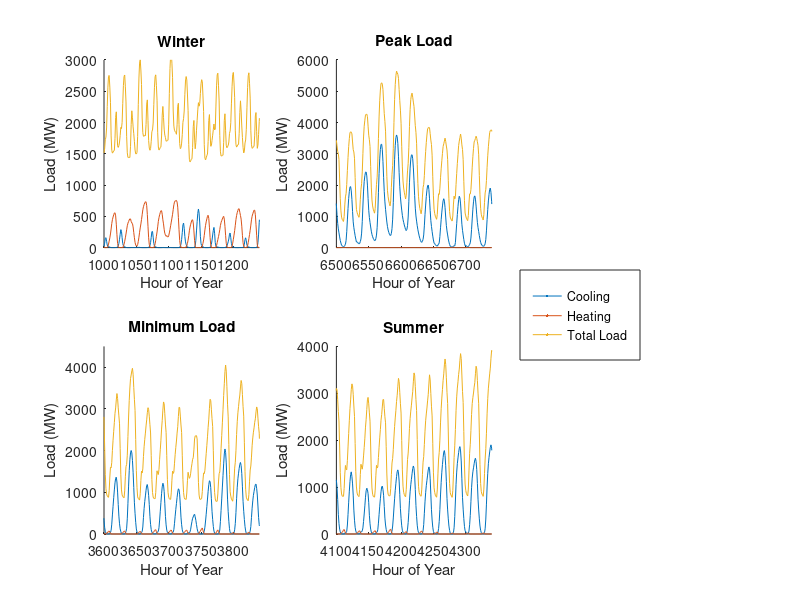
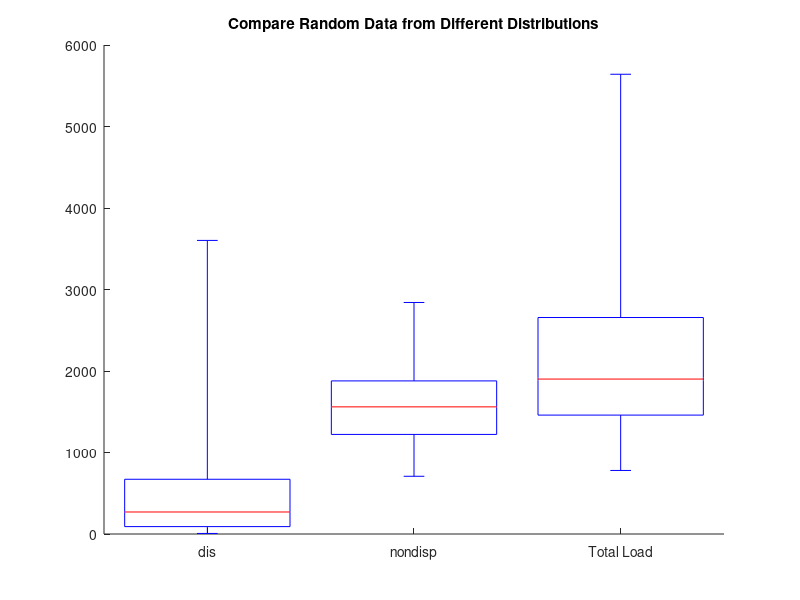

MATLAB code for these plots, in order:
clear,clc,close all

LoadData = csvread('LA_residential_enduses.csv',1,1);

Fans = LoadData(:,1);
Pumps = LoadData(:,2);
Heating = LoadData(:,3);
Cooling = LoadData(:,4);
InteriorLighting = LoadData(:,5);
ExteriorLighting = LoadData(:,6);
WaterSystems = LoadData(:,7);
InteriorEquipment = LoadData(:,8);

TotalLoad = sum(LoadData,2);

%% Make a yearly plot of the data

figure(1)
set(gcf, 'units','normalized','outerposition',[0 0 0.5 0.5]);

n_rows = 2;
n_columns = 3;

subplot(n_rows,n_columns,1)
hold on
plot(Cooling)
plot(Heating)
plot(TotalLoad)
axis([1000 1240 0 3000])
xlabel('Hour of Year')
ylabel('Load (MW)')
title('Winter')

subplot(n_rows,n_columns,2)
hold on
plot(Cooling)
plot(Heating)
plot(TotalLoad)
axis([6500 6740 0 6000])
xlabel('Hour of Year')
ylabel('Load (MW)')
title('Peak Load')

subplot(n_rows,n_columns,4)
hold on
plot(Cooling)
plot(Heating)
plot(TotalLoad)
axis([3600 3840 0 4500])
xlabel('Hour of Year')
ylabel('Load (MW)')
title('Minimum Load')

subplot(n_rows,n_columns,5)
hold on
plot(Cooling)
plot(Heating)
plot(TotalLoad)
axis([4100 4340 0 4000])
xlabel('Hour of Year')
ylabel('Load (MW)')
title('Summer')


temp = plot(1:10,1:10,1:10,2:11,1:10,3:12);
c = get(temp,'Color');


h = zeros(3, 1);
h(1) = plot(NaN,NaN,'Color',[0 0.4470 0.7410]);
h(2) = plot(NaN,NaN,'Color',[0.85 0.325 0.0980]);
h(3) = plot(NaN,NaN,'Color',[0.9290 0.694 0.125]);


hL = legend(h, 'Cooling','Heating','Total Load');


newPosition = [0.65 0.4 0.15 0.15];
newUnits = 'normalized';
set(hL,'Position', newPosition,'Units', newUnits);

%suptitle('TITLE')

saveas(gcf,'LoadData.png')


%% Box and whisker plots
close all
figure(2)
hold on
%boxplot(TotalLoad,Cooling)
nonDispatchableLoads = Fans + Pumps + InteriorLighting + ExteriorLighting + WaterSystems + InteriorEquipment;
dispatchableLoads = Cooling + Heating;
boxplot([dispatchableLoads,nonDispatchableLoads,TotalLoad],'Labels',{'dis','nondisp','{Total Load}'},'Whisker',6)
title('Compare Random Data from Different Distributions')






